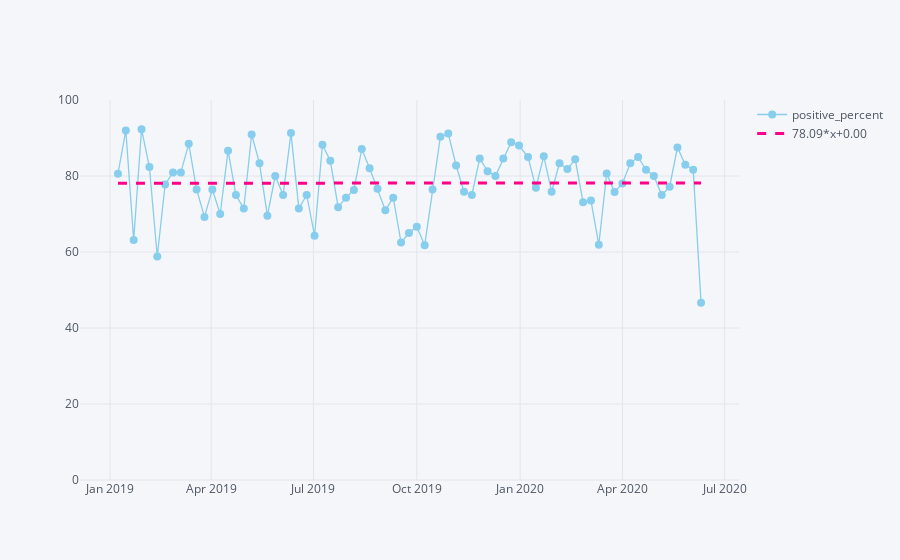

Write notebook code for a chart like this one.
### Code cell
# definir layout
layout = layLine(0, 100)

# visualizar grafico
ice_date_eval.iplot(x = 'date',
           y='positive_percent' , 
           mode='lines+markers',
           size = 8,
           bestfit=True,
           colors=['#87cded'],
           bestfit_colors=['pink'],
           layout=layout.to_plotly_json(),
           filename='test')
